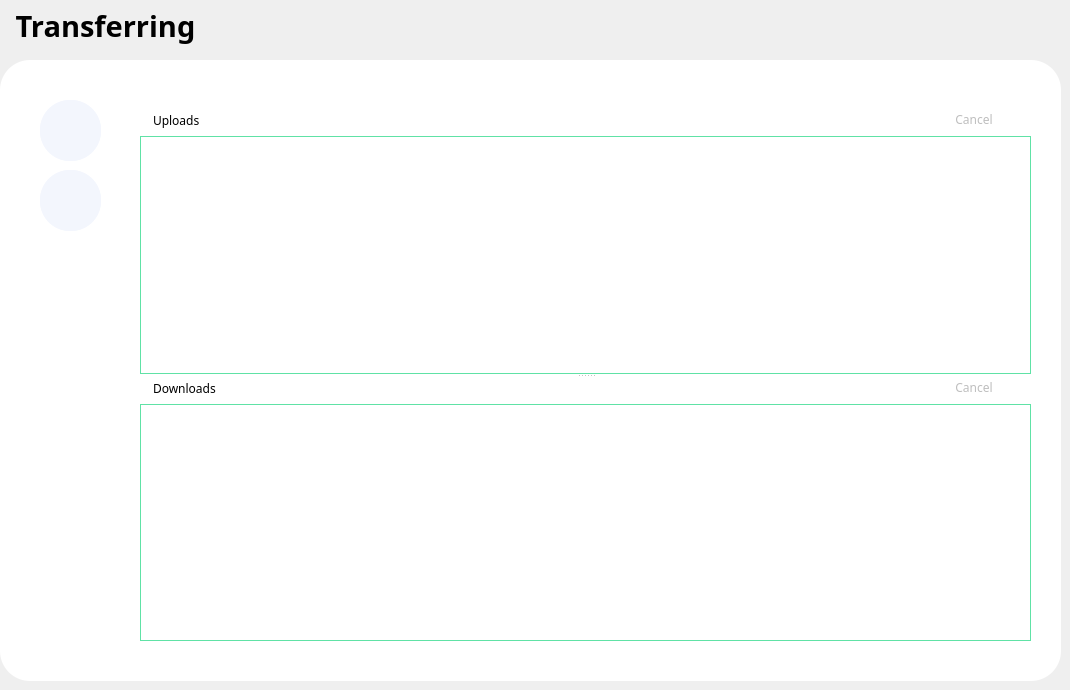
      <widget class="QWidget" name="calendar">
       <widget class="QFrame" name="frame_3">
        <property name="geometry">
         <rect>
          <x>0</x>
          <y>60</y>
          <width>1061</width>
          <height>621</height>
         </rect>
        </property>
        <property name="styleSheet">
         <string notr="true">background-color: rgb(255, 255, 255);
border-radius: 30px;</string>
        </property>
        <property name="frameShape">
         <enum>QFrame::StyledPanel</enum>
        </property>
        <property name="frameShadow">
         <enum>QFrame::Raised</enum>
        </property>
        <widget class="QFrame" name="frame_9">
         <property name="geometry">
          <rect>
           <x>40</x>
           <y>40</y>
           <width>61</width>
           <height>61</height>
          </rect>
         </property>
         <property name="styleSheet">
          <string notr="true">background: rgb(243, 246, 253)</string>
         </property>
         <property name="frameShape">
          <enum>QFrame::StyledPanel</enum>
         </property>
         <property name="frameShadow">
          <enum>QFrame::Raised</enum>
         </property>
         <widget class="QToolButton" name="sendBtn">
          <property name="geometry">
           <rect>
            <x>0</x>
            <y>0</y>
            <width>61</width>
            <height>61</height>
           </rect>
          </property>
          <property name="text">
           <string/>
          </property>
          <property name="icon">
           <iconset resource="res.qrc">
            <normaloff>:/img/send.png</normaloff>:/img/send.png</iconset>
          </property>
          <property name="iconSize">
           <size>
            <width>45</width>
            <height>45</height>
           </size>
          </property>
         </widget>
        </widget>
        <widget class="QFrame" name="frame_10">
         <property name="geometry">
          <rect>
           <x>40</x>
           <y>110</y>
           <width>61</width>
           <height>61</height>
          </rect>
         </property>
         <property name="styleSheet">
          <string notr="true">background: rgb(243, 246, 253)</string>
         </property>
         <property name="frameShape">
          <enum>QFrame::StyledPanel</enum>
         </property>
         <property name="frameShadow">
          <enum>QFrame::Raised</enum>
         </property>
         <widget class="QToolButton" name="settingBtn">
          <property name="geometry">
           <rect>
            <x>0</x>
            <y>0</y>
            <width>61</width>
            <height>61</height>
           </rect>
          </property>
          <property name="text">
           <string/>
          </property>
          <property name="icon">
           <iconset resource="res.qrc">
            <normaloff>:/img/settings.png</normaloff>:/img/settings.png</iconset>
          </property>
          <property name="iconSize">
           <size>
            <width>45</width>
            <height>45</height>
           </size>
          </property>
         </widget>
        </widget>
        <widget class="QFrame" name="frame_11">
         <property name="geometry">
          <rect>
           <x>130</x>
           <y>30</y>
           <width>911</width>
           <height>561</height>
          </rect>
         </property>
         <property name="styleSheet">
          <string notr="true"/>
         </property>
         <property name="frameShape">
          <enum>QFrame::StyledPanel</enum>
         </property>
         <property name="frameShadow">
          <enum>QFrame::Raised</enum>
         </property>
         <widget class="QSplitter" name="splitter">
          <property name="geometry">
           <rect>
            <x>10</x>
            <y>20</y>
            <width>891</width>
            <height>531</height>
           </rect>
          </property>
          <property name="lineWidth">
           <number>2</number>
          </property>
          <property name="orientation">
           <enum>Qt::Vertical</enum>
          </property>
          <property name="opaqueResize">
           <bool>true</bool>
          </property>
          <property name="childrenCollapsible">
           <bool>false</bool>
          </property>
          <widget class="QWidget" name="layoutWidget">
           <layout class="QVBoxLayout" name="verticalLayout_2">
            <item>
             <layout class="QHBoxLayout" name="horizontalLayout">
              <item>
               <widget class="QLabel" name="label_19">
                <property name="text">
                 <string/>
                </property>
                <property name="pixmap">
                 <pixmap resource="res.qrc">:/img/up.png</pixmap>
                </property>
                <property name="scaledContents">
                 <bool>false</bool>
                </property>
               </widget>
              </item>
              <item>
               <widget class="QLabel" name="label_20">
                <property name="font">
                 <font>
                  <family>Montserrat</family>
                 </font>
                </property>
                <property name="text">
                 <string>Uploads</string>
                </property>
               </widget>
              </item>
              <item>
               <spacer name="horizontalSpacer">
                <property name="orientation">
                 <enum>Qt::Horizontal</enum>
                </property>
                <property name="sizeHint" stdset="0">
                 <size>
                  <width>40</width>
                  <height>20</height>
                 </size>
                </property>
               </spacer>
              </item>
              <item>
               <widget class="QPushButton" name="resumeSenderBtn">
                <property name="enabled">
                 <bool>false</bool>
                </property>
                <property name="toolTip">
                 <string>Resume</string>
                </property>
                <property name="text">
                 <string/>
                </property>
                <property name="icon">
                 <iconset resource="res.qrc">
                  <normaloff>:/img/resume.png</normaloff>:/img/resume.png</iconset>
                </property>
                <property name="iconSize">
                 <size>
                  <width>18</width>
                  <height>18</height>
                 </size>
                </property>
                <property name="flat">
                 <bool>true</bool>
                </property>
               </widget>
              </item>
              <item>
               <widget class="QPushButton" name="pauseSenderBtn">
                <property name="enabled">
                 <bool>false</bool>
                </property>
                <property name="toolTip">
                 <string>Pause</string>
                </property>
                <property name="text">
                 <string/>
                </property>
                <property name="icon">
                 <iconset resource="res.qrc">
                  <normaloff>:/img/pause.png</normaloff>:/img/pause.png</iconset>
                </property>
                <property name="iconSize">
                 <size>
                  <width>18</width>
                  <height>18</height>
                 </size>
                </property>
                <property name="flat">
                 <bool>true</bool>
                </property>
               </widget>
              </item>
              <item>
               <widget class="QPushButton" name="cancelSenderBtn">
                <property name="enabled">
                 <bool>false</bool>
                </property>
                <property name="font">
                 <font>
                  <family>Montserrat</family>
                 </font>
                </property>
                <property name="toolTip">
                 <string>Cancel selected item</string>
                </property>
                <property name="text">
                 <string>Cancel</string>
                </property>
                <property name="icon">
                 <iconset resource="res.qrc">
                  <normaloff>:/img/cancel.png</normaloff>:/img/cancel.png</iconset>
                </property>
                <property name="iconSize">
                 <size>
                  <width>18</width>
                  <height>18</height>
                 </size>
                </property>
                <property name="flat">
                 <bool>true</bool>
                </property>
               </widget>
              </item>
              <item>
               <widget class="QPushButton" name="pushButton_2">
                <property name="toolTip">
                 <string>Clear completed items</string>
                </property>
                <property name="text">
                 <string/>
                </property>
                <property name="icon">
                 <iconset resource="res.qrc">
                  <normaloff>:/img/clear.png</normaloff>:/img/clear.png</iconset>
                </property>
                <property name="iconSize">
                 <size>
                  <width>18</width>
                  <height>18</height>
                 </size>
                </property>
                <property name="flat">
                 <bool>true</bool>
                </property>
               </widget>
              </item>
             </layout>
            </item>
            <item>
             <widget class="QTableView" name="senderTableView">
              <property name="contextMenuPolicy">
               <enum>Qt::CustomContextMenu</enum>
              </property>
              <property name="styleSheet">
               <string notr="true">border: 1px solid rgb(96, 226, 166);
border-radius: 0;</string>
              </property>
              <property name="selectionMode">
               <enum>QAbstractItemView::SingleSelection</enum>
              </property>
              <property name="selectionBehavior">
               <enum>QAbstractItemView::SelectRows</enum>
              </property>
              <property name="verticalScrollMode">
               <enum>QAbstractItemView::ScrollPerPixel</enum>
              </property>
              <property name="horizontalScrollMode">
               <enum>QAbstractItemView::ScrollPerPixel</enum>
              </property>
              <property name="wordWrap">
               <bool>false</bool>
              </property>
              <attribute name="horizontalHeaderStretchLastSection">
               <bool>true</bool>
              </attribute>
              <attribute name="verticalHeaderVisible">
               <bool>false</bool>
              </attribute>
             </widget>
            </item>
           </layout>
          </widget>
          <widget class="QWidget" name="layoutWidget_2">
           <layout class="QVBoxLayout" name="verticalLayout_3">
            <item>
             <layout class="QHBoxLayout" name="horizontalLayout_2">
              <item>
               <widget class="QLabel" name="label_21">
                <property name="text">
                 <string/>
                </property>
                <property name="pixmap">
                 <pixmap resource="res.qrc">:/img/down.png</pixmap>
                </property>
               </widget>
              </item>
              <item>
               <widget class="QLabel" name="label_22">
                <property name="font">
                 <font>
                  <family>Montserrat</family>
                 </font>
                </property>
                <property name="text">
                 <string>Downloads</string>
                </property>
               </widget>
              </item>
              <item>
               <spacer name="horizontalSpacer_2">
                <property name="orientation">
                 <enum>Qt::Horizontal</enum>
                </property>
                <property name="sizeHint" stdset="0">
                 <size>
                  <width>40</width>
                  <height>20</height>
                 </size>
                </property>
               </spacer>
              </item>
              <item>
               <widget class="QPushButton" name="resumeReceiverBtn">
                <property name="enabled">
                 <bool>false</bool>
                </property>
                <property name="toolTip">
                 <string>Resume</string>
                </property>
                <property name="text">
                 <string/>
                </property>
                <property name="icon">
                 <iconset resource="res.qrc">
                  <normaloff>:/img/resume.png</normaloff>:/img/resume.png</iconset>
                </property>
                <property name="iconSize">
                 <size>
                  <width>18</width>
                  <height>18</height>
                 </size>
                </property>
                <property name="flat">
                 <bool>true</bool>
                </property>
               </widget>
              </item>
              <item>
               <widget class="QPushButton" name="pauseReceiverBtn">
                <property name="enabled">
                 <bool>false</bool>
                </property>
                <property name="toolTip">
                 <string>Pause</string>
                </property>
                <property name="text">
                 <string/>
                </property>
                <property name="icon">
                 <iconset resource="res.qrc">
                  <normaloff>:/img/pause.png</normaloff>:/img/pause.png</iconset>
                </property>
                <property name="iconSize">
                 <size>
                  <width>18</width>
                  <height>18</height>
                 </size>
                </property>
                <property name="flat">
                 <bool>true</bool>
                </property>
               </widget>
              </item>
              <item>
               <widget class="QPushButton" name="cancelReceiverBtn">
                <property name="enabled">
                 <bool>false</bool>
                </property>
                <property name="font">
                 <font>
                  <family>Montserrat</family>
                 </font>
                </property>
                <property name="toolTip">
                 <string>Cancel selected item</string>
                </property>
                <property name="text">
                 <string>Cancel</string>
                </property>
                <property name="icon">
                 <iconset resource="res.qrc">
                  <normaloff>:/img/cancel.png</normaloff>:/img/cancel.png</iconset>
                </property>
                <property name="iconSize">
                 <size>
                  <width>18</width>
                  <height>18</height>
                 </size>
                </property>
                <property name="flat">
                 <bool>true</bool>
                </property>
               </widget>
              </item>
              <item>
               <widget class="QPushButton" name="pushButton_4">
                <property name="toolTip">
                 <string>Clear completed items</string>
                </property>
                <property name="text">
                 <string/>
                </property>
                <property name="icon">
                 <iconset resource="res.qrc">
                  <normaloff>:/img/clear.png</normaloff>:/img/clear.png</iconset>
                </property>
                <property name="iconSize">
                 <size>
                  <width>18</width>
                  <height>18</height>
                 </size>
                </property>
                <property name="flat">
                 <bool>true</bool>
                </property>
               </widget>
              </item>
             </layout>
            </item>
            <item>
             <widget class="QTableView" name="receiverTableView">
              <property name="contextMenuPolicy">
               <enum>Qt::CustomContextMenu</enum>
              </property>
              <property name="styleSheet">
               <string notr="true">border: 1px solid rgb(96, 226, 166);
border-radius: 0;</string>
              </property>
              <property name="selectionMode">
               <enum>QAbstractItemView::SingleSelection</enum>
              </property>
              <property name="selectionBehavior">
               <enum>QAbstractItemView::SelectRows</enum>
              </property>
              <property name="verticalScrollMode">
               <enum>QAbstractItemView::ScrollPerPixel</enum>
              </property>
              <property name="horizontalScrollMode">
               <enum>QAbstractItemView::ScrollPerPixel</enum>
              </property>
              <property name="wordWrap">
               <bool>false</bool>
              </property>
              <attribute name="horizontalHeaderStretchLastSection">
               <bool>true</bool>
              </attribute>
              <attribute name="verticalHeaderVisible">
               <bool>false</bool>
              </attribute>
             </widget>
            </item>
           </layout>
          </widget>
         </widget>
        </widget>
       </widget>
       <widget class="QLabel" name="label_3">
        <property name="geometry">
         <rect>
          <x>10</x>
          <y>0</y>
          <width>191</width>
          <height>51</height>
         </rect>
        </property>
        <property name="font">
         <font>
          <family>Poppins SemiBold</family>
          <pointsize>22</pointsize>
          <bold>true</bold>
         </font>
        </property>
        <property name="layoutDirection">
         <enum>Qt::LeftToRight</enum>
        </property>
        <property name="frameShadow">
         <enum>QFrame::Plain</enum>
        </property>
        <property name="text">
         <string>Transferring</string>
        </property>
        <property name="alignment">
         <set>Qt::AlignCenter</set>
        </property>
       </widget>
      </widget>
